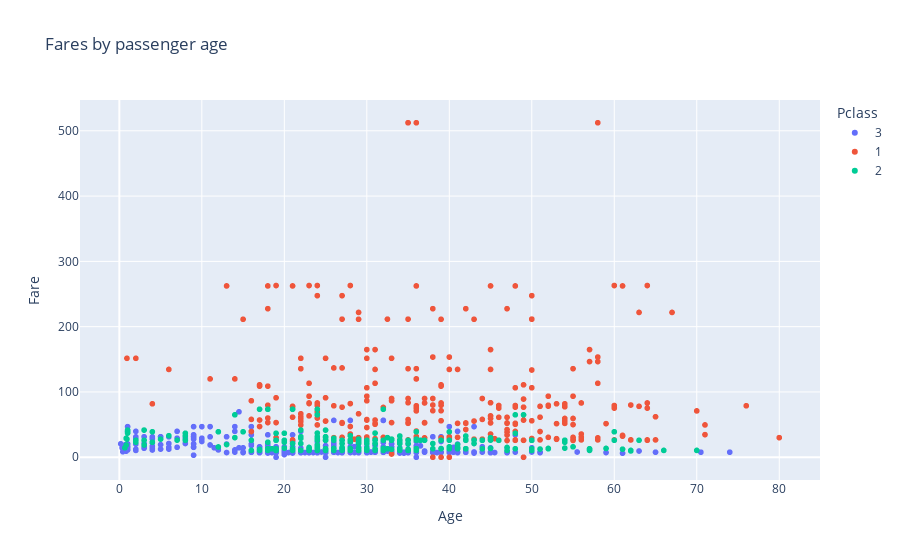

Notebook cell for this chart:
### Code cell
def scatter_plot(dataframe: pd.DataFrame):
    graph = px.scatter(dataframe, x='Age', y='Fare', color = 'Pclass', 
                    hover_data=['Name'], title="Fares by passenger age")
    graph.show()

scatter_plot(load_titanic())

### Figure 1 — Plotly figure (JSON) as saved in the notebook; plotly's stock layout.template omitted (floating-point values rounded to 4 significant figures; data arrays with more than 128 entries replaced by an {"elided": "..."} marker saying what was removed)
{"data": [{"customdata": {"elided": "709x1 str values"}, "hovertemplate": "Pclass=3<br>Age=%{x}<br>Fare=%{y}<br>Name=%{customdata[0]}<extra></extra>", "legendgroup": "3", "marker": {"color": "#636efa", "symbol": "circle"}, "mode": "markers", "name": "3", "showlegend": true, "type": "scattergl", "x": {"elided": "709 float values"}, "xaxis": "x", "y": {"elided": "709 float values"}, "yaxis": "y"}, {"customdata": {"elided": "323x1 str values"}, "hovertemplate": "Pclass=1<br>Age=%{x}<br>Fare=%{y}<br>Name=%{customdata[0]}<extra></extra>", "legendgroup": "1", "marker": {"color": "#EF553B", "symbol": "circle"}, "mode": "markers", "name": "1", "showlegend": true, "type": "scattergl", "x": {"elided": "323 float values"}, "xaxis": "x", "y": {"elided": "323 float values"}, "yaxis": "y"}, {"customdata": {"elided": "277x1 str values"}, "hovertemplate": "Pclass=2<br>Age=%{x}<br>Fare=%{y}<br>Name=%{customdata[0]}<extra></extra>", "legendgroup": "2", "marker": {"color": "#00cc96", "symbol": "circle"}, "mode": "markers", "name": "2", "showlegend": true, "type": "scattergl", "x": {"elided": "277 float values"}, "xaxis": "x", "y": {"elided": "277 float values"}, "yaxis": "y"}], "layout": {"legend": {"title": {"text": "Pclass"}, "tracegroupgap": 0}, "title": {"text": "Fares by passenger age"}, "xaxis": {"anchor": "y", "domain": [0, 1], "title": {"text": "Age"}}, "yaxis": {"anchor": "x", "domain": [0, 1], "title": {"text": "Fare"}}}}
